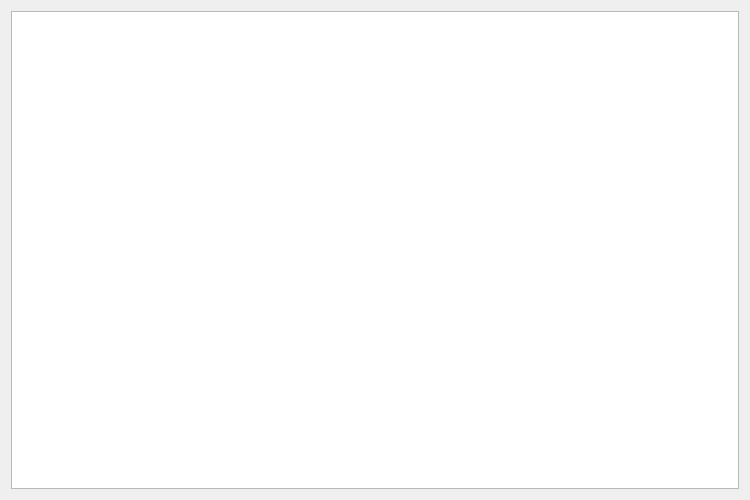
<?xml version="1.0" encoding="UTF-8"?>
<ui version="4.0">
 <class>PatientLogDialog</class>
 <widget class="QDialog" name="PatientLogDialog">
  <property name="geometry">
   <rect>
    <x>0</x>
    <y>0</y>
    <width>750</width>
    <height>500</height>
   </rect>
  </property>
  <property name="windowTitle">
   <string>Patient Log</string>
  </property>
  <layout class="QVBoxLayout" name="verticalLayout">
   <item>
    <widget class="QTableView" name="patientTableView"/>
   </item>
  </layout>
 </widget>
 <resources/>
 <connections/>
</ui>
